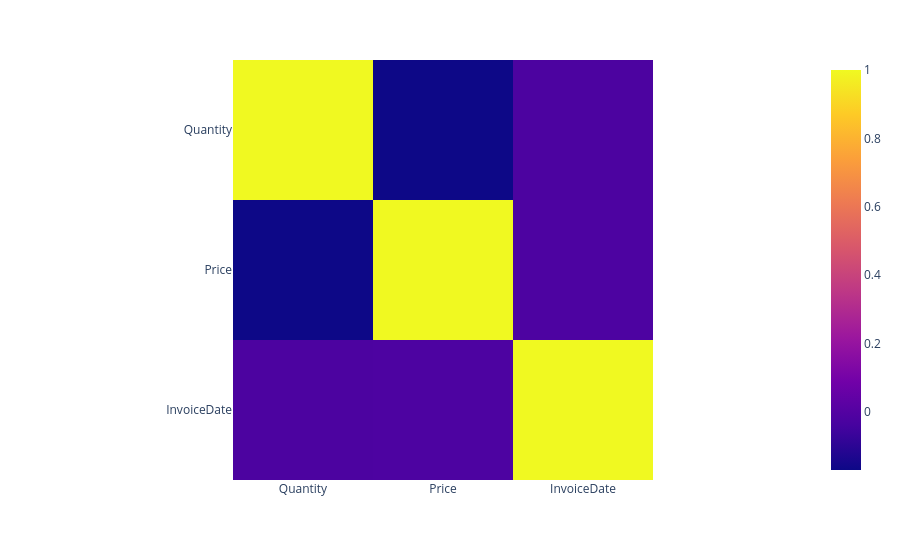

Notebook cell for this chart:
### Code cell
df_retail_clean = clean_dataset(df_retail)
profile_df(df_retail_clean)

### Figure 1 — Plotly figure (JSON) as saved in the notebook; plotly's stock layout.template omitted (floating-point values rounded to 4 significant figures)
{"data": [{"coloraxis": "coloraxis", "hovertemplate": "x: %{x}<br>y: %{y}<br>color: %{z}<extra></extra>", "name": "0", "type": "heatmap", "x": ["Quantity", "Price", "InvoiceDate"], "xaxis": "x", "y": ["Quantity", "Price", "InvoiceDate"], "yaxis": "y", "z": [[1.0, -0.1702, -0.02102], [-0.1702, 1.0, -0.01817], [-0.02102, -0.01817, 1.0]]}], "layout": {"coloraxis": {"colorscale": [[0, "#0d0887"], [0.1111, "#46039f"], [0.2222, "#7201a8"], [0.3333, "#9c179e"], [0.4444, "#bd3786"], [0.5556, "#d8576b"], [0.6667, "#ed7953"], [0.7778, "#fb9f3a"], [0.8889, "#fdca26"], [1, "#f0f921"]]}, "margin": {"t": 60}, "xaxis": {"anchor": "y", "constrain": "domain", "domain": [0, 1], "scaleanchor": "y"}, "yaxis": {"anchor": "x", "autorange": "reversed", "constrain": "domain", "domain": [0, 1]}}}
